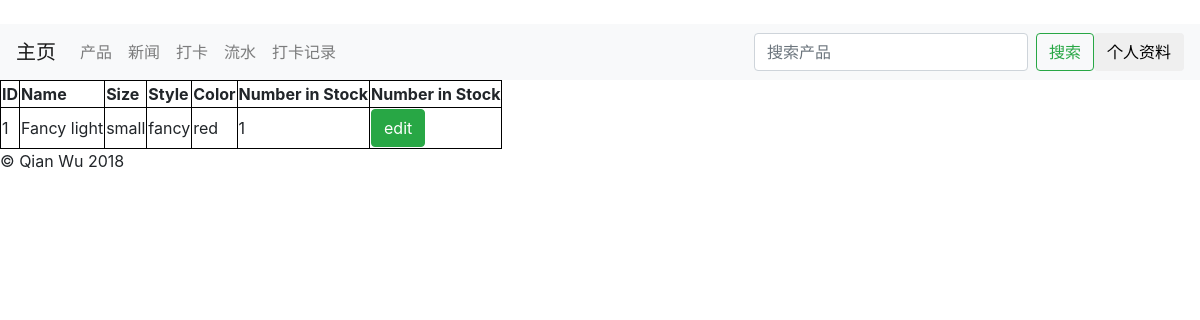
The page /products/1/ on the database its author committed.
### products/models.py (models this page shows, shortened)
class product_model(models.Model):
    id = models.AutoField(primary_key = True)
    name = models.CharField(max_length = 100)
    size = models.CharField(max_length = 100)
    style = models.CharField(max_length = 100)
    color = models.CharField(max_length = 100)
    number_in_stock = models.IntegerField(default= 1)

### products/views.py (the view)
# urls.py: re_path('^(?P<product_id>[0-9]{1})/$',product_detail)
def product_detail(request,product_id):
    try:
        product = product_model.objects.get(id = product_id)
    except product_model.DoesNotExist:
        raise Http404("product does not exist")
    return render(request, 'product_detail.html', { 'product':product})

### templates/product_detail.html
{% extends 'base.html' %}
{% block body %}
    <table>
  <tr>
      <th>ID</th>
    <th>Name</th>
    <th>Size</th>
      <th>Style</th>
    <th>Color</th>
      <th>Number in Stock</th>
      <th>Number in Stock</th>
  </tr>
      <tr>
          <td>
              {{ product.pk}}
          </td>
          <td>
              {{ product.name}}
          </td>
          <td>
              {{ product.size}}
          </td>
          <td>
              {{ product.style}}
          </td>
          <td>
              {{ product.color}}
          </td>
          <td>
              {{ product.number_in_stock}}
          </td>
          <td>
              <button class="btn btn-success">edit</button>
          </td>
      </tr>
</table>
{% endblock %}

### rows shown on the page
product_model: pk "1", name "Fancy light", size "small", style "fancy", color "red", number_in_stock "1"
